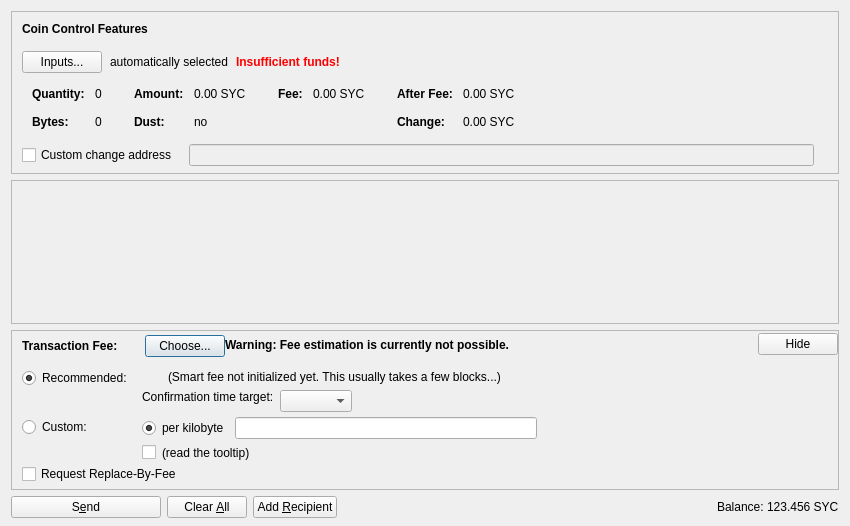
<?xml version="1.0" encoding="UTF-8"?>
<ui version="4.0">
 <class>SendCoinsDialog</class>
 <widget class="QDialog" name="SendCoinsDialog">
  <property name="geometry">
   <rect>
    <x>0</x>
    <y>0</y>
    <width>850</width>
    <height>526</height>
   </rect>
  </property>
  <property name="windowTitle">
   <string>Send Coins</string>
  </property>
  <layout class="QVBoxLayout" name="verticalLayout" stretch="0,1,0,0">
   <property name="bottomMargin">
    <number>8</number>
   </property>
   <item>
    <widget class="QFrame" name="frameCoinControl">
     <property name="sizePolicy">
      <sizepolicy hsizetype="Expanding" vsizetype="Expanding">
       <horstretch>0</horstretch>
       <verstretch>0</verstretch>
      </sizepolicy>
     </property>
     <property name="maximumSize">
      <size>
       <width>16777215</width>
       <height>16777215</height>
      </size>
     </property>
     <property name="frameShape">
      <enum>QFrame::StyledPanel</enum>
     </property>
     <property name="frameShadow">
      <enum>QFrame::Sunken</enum>
     </property>
     <layout class="QVBoxLayout" name="verticalLayoutCoinControl2">
      <property name="spacing">
       <number>0</number>
      </property>
      <property name="leftMargin">
       <number>0</number>
      </property>
      <property name="topMargin">
       <number>0</number>
      </property>
      <property name="rightMargin">
       <number>0</number>
      </property>
      <property name="bottomMargin">
       <number>6</number>
      </property>
      <item>
       <layout class="QVBoxLayout" name="verticalLayoutCoinControl" stretch="0,0,0,0,1">
        <property name="spacing">
         <number>0</number>
        </property>
        <property name="leftMargin">
         <number>10</number>
        </property>
        <property name="topMargin">
         <number>10</number>
        </property>
        <item>
         <layout class="QHBoxLayout" name="horizontalLayoutCoinControl1">
          <property name="bottomMargin">
           <number>15</number>
          </property>
          <item>
           <widget class="QLabel" name="labelCoinControlFeatures">
            <property name="sizePolicy">
             <sizepolicy hsizetype="Preferred" vsizetype="Maximum">
              <horstretch>0</horstretch>
              <verstretch>0</verstretch>
             </sizepolicy>
            </property>
            <property name="font">
             <font>
              <weight>75</weight>
              <bold>true</bold>
             </font>
            </property>
            <property name="styleSheet">
             <string notr="true">font-weight:bold;</string>
            </property>
            <property name="text">
             <string>Coin Control Features</string>
            </property>
           </widget>
          </item>
         </layout>
        </item>
        <item>
         <layout class="QHBoxLayout" name="horizontalLayoutCoinControl2" stretch="0,0,0,0">
          <property name="spacing">
           <number>8</number>
          </property>
          <property name="bottomMargin">
           <number>10</number>
          </property>
          <item>
           <widget class="QPushButton" name="pushButtonCoinControl">
            <property name="styleSheet">
             <string notr="true"/>
            </property>
            <property name="text">
             <string>Inputs...</string>
            </property>
            <property name="autoDefault">
             <bool>false</bool>
            </property>
           </widget>
          </item>
          <item>
           <widget class="QLabel" name="labelCoinControlAutomaticallySelected">
            <property name="text">
             <string>automatically selected</string>
            </property>
            <property name="margin">
             <number>5</number>
            </property>
           </widget>
          </item>
          <item>
           <widget class="QLabel" name="labelCoinControlInsuffFunds">
            <property name="font">
             <font>
              <weight>75</weight>
              <bold>true</bold>
             </font>
            </property>
            <property name="styleSheet">
             <string notr="true">color:red;font-weight:bold;</string>
            </property>
            <property name="text">
             <string>Insufficient funds!</string>
            </property>
            <property name="margin">
             <number>5</number>
            </property>
           </widget>
          </item>
          <item>
           <spacer name="horizontalSpacerCoinControl">
            <property name="orientation">
             <enum>Qt::Horizontal</enum>
            </property>
            <property name="sizeHint" stdset="0">
             <size>
              <width>40</width>
              <height>1</height>
             </size>
            </property>
           </spacer>
          </item>
         </layout>
        </item>
        <item>
         <widget class="QWidget" name="widgetCoinControl" native="true">
          <property name="sizePolicy">
           <sizepolicy hsizetype="Preferred" vsizetype="Preferred">
            <horstretch>0</horstretch>
            <verstretch>0</verstretch>
           </sizepolicy>
          </property>
          <property name="minimumSize">
           <size>
            <width>0</width>
            <height>0</height>
           </size>
          </property>
          <property name="styleSheet">
           <string notr="true"/>
          </property>
          <layout class="QHBoxLayout" name="horizontalLayoutCoinControl5">
           <property name="leftMargin">
            <number>0</number>
           </property>
           <property name="topMargin">
            <number>0</number>
           </property>
           <property name="rightMargin">
            <number>0</number>
           </property>
           <property name="bottomMargin">
            <number>0</number>
           </property>
           <item>
            <layout class="QHBoxLayout" name="horizontalLayoutCoinControl3" stretch="0,0,0,1">
             <property name="spacing">
              <number>20</number>
             </property>
             <property name="topMargin">
              <number>0</number>
             </property>
             <property name="bottomMargin">
              <number>10</number>
             </property>
             <item>
              <layout class="QFormLayout" name="formLayoutCoinControl1">
               <property name="horizontalSpacing">
                <number>10</number>
               </property>
               <property name="verticalSpacing">
                <number>14</number>
               </property>
               <property name="leftMargin">
                <number>10</number>
               </property>
               <property name="topMargin">
                <number>4</number>
               </property>
               <property name="rightMargin">
                <number>6</number>
               </property>
               <item row="0" column="0">
                <widget class="QLabel" name="labelCoinControlQuantityText">
                 <property name="font">
                  <font>
                   <weight>75</weight>
                   <bold>true</bold>
                  </font>
                 </property>
                 <property name="text">
                  <string>Quantity:</string>
                 </property>
                 <property name="margin">
                  <number>0</number>
                 </property>
                </widget>
               </item>
               <item row="0" column="1">
                <widget class="QLabel" name="labelCoinControlQuantity">
                 <property name="cursor">
                  <cursorShape>IBeamCursor</cursorShape>
                 </property>
                 <property name="contextMenuPolicy">
                  <enum>Qt::ActionsContextMenu</enum>
                 </property>
                 <property name="text">
                  <string notr="true">0</string>
                 </property>
                 <property name="margin">
                  <number>0</number>
                 </property>
                 <property name="textInteractionFlags">
                  <set>Qt::LinksAccessibleByMouse|Qt::TextSelectableByKeyboard|Qt::TextSelectableByMouse</set>
                 </property>
                </widget>
               </item>
               <item row="1" column="0">
                <widget class="QLabel" name="labelCoinControlBytesText">
                 <property name="font">
                  <font>
                   <weight>75</weight>
                   <bold>true</bold>
                  </font>
                 </property>
                 <property name="text">
                  <string>Bytes:</string>
                 </property>
                </widget>
               </item>
               <item row="1" column="1">
                <widget class="QLabel" name="labelCoinControlBytes">
                 <property name="cursor">
                  <cursorShape>IBeamCursor</cursorShape>
                 </property>
                 <property name="contextMenuPolicy">
                  <enum>Qt::ActionsContextMenu</enum>
                 </property>
                 <property name="text">
                  <string notr="true">0</string>
                 </property>
                 <property name="textInteractionFlags">
                  <set>Qt::LinksAccessibleByMouse|Qt::TextSelectableByKeyboard|Qt::TextSelectableByMouse</set>
                 </property>
                </widget>
               </item>
              </layout>
             </item>
             <item>
              <layout class="QFormLayout" name="formLayoutCoinControl2">
               <property name="horizontalSpacing">
                <number>10</number>
               </property>
               <property name="verticalSpacing">
                <number>14</number>
               </property>
               <property name="leftMargin">
                <number>6</number>
               </property>
               <property name="topMargin">
                <number>4</number>
               </property>
               <property name="rightMargin">
                <number>6</number>
               </property>
               <item row="0" column="0">
                <widget class="QLabel" name="labelCoinControlAmountText">
                 <property name="font">
                  <font>
                   <weight>75</weight>
                   <bold>true</bold>
                  </font>
                 </property>
                 <property name="text">
                  <string>Amount:</string>
                 </property>
                 <property name="margin">
                  <number>0</number>
                 </property>
                </widget>
               </item>
               <item row="0" column="1">
                <widget class="QLabel" name="labelCoinControlAmount">
                 <property name="cursor">
                  <cursorShape>IBeamCursor</cursorShape>
                 </property>
                 <property name="contextMenuPolicy">
                  <enum>Qt::ActionsContextMenu</enum>
                 </property>
                 <property name="text">
                  <string notr="true">0.00 SYC</string>
                 </property>
                 <property name="textInteractionFlags">
                  <set>Qt::LinksAccessibleByMouse|Qt::TextSelectableByKeyboard|Qt::TextSelectableByMouse</set>
                 </property>
                </widget>
               </item>
               <item row="1" column="0">
                <widget class="QLabel" name="labelCoinControlLowOutputText">
                 <property name="font">
                  <font>
                   <weight>75</weight>
                   <bold>true</bold>
                  </font>
                 </property>
                 <property name="text">
                  <string>Dust:</string>
                 </property>
                </widget>
               </item>
               <item row="1" column="1">
                <widget class="QLabel" name="labelCoinControlLowOutput">
                 <property name="cursor">
                  <cursorShape>IBeamCursor</cursorShape>
                 </property>
                 <property name="contextMenuPolicy">
                  <enum>Qt::ActionsContextMenu</enum>
                 </property>
                 <property name="text">
                  <string notr="true">no</string>
                 </property>
                 <property name="textInteractionFlags">
                  <set>Qt::LinksAccessibleByMouse|Qt::TextSelectableByKeyboard|Qt::TextSelectableByMouse</set>
                 </property>
                </widget>
               </item>
              </layout>
             </item>
             <item>
              <layout class="QFormLayout" name="formLayoutCoinControl3">
               <property name="horizontalSpacing">
                <number>10</number>
               </property>
               <property name="verticalSpacing">
                <number>14</number>
               </property>
               <property name="leftMargin">
                <number>6</number>
               </property>
               <property name="topMargin">
                <number>4</number>
               </property>
               <property name="rightMargin">
                <number>6</number>
               </property>
               <item row="0" column="0">
                <widget class="QLabel" name="labelCoinControlFeeText">
                 <property name="font">
                  <font>
                   <weight>75</weight>
                   <bold>true</bold>
                  </font>
                 </property>
                 <property name="text">
                  <string>Fee:</string>
                 </property>
                 <property name="margin">
                  <number>0</number>
                 </property>
                </widget>
               </item>
               <item row="0" column="1">
                <widget class="QLabel" name="labelCoinControlFee">
                 <property name="cursor">
                  <cursorShape>IBeamCursor</cursorShape>
                 </property>
                 <property name="contextMenuPolicy">
                  <enum>Qt::ActionsContextMenu</enum>
                 </property>
                 <property name="text">
                  <string notr="true">0.00 SYC</string>
                 </property>
                 <property name="textInteractionFlags">
                  <set>Qt::LinksAccessibleByMouse|Qt::TextSelectableByKeyboard|Qt::TextSelectableByMouse</set>
                 </property>
                </widget>
               </item>
              </layout>
             </item>
             <item>
              <layout class="QFormLayout" name="formLayoutCoinControl4">
               <property name="horizontalSpacing">
                <number>10</number>
               </property>
               <property name="verticalSpacing">
                <number>14</number>
               </property>
               <property name="leftMargin">
                <number>6</number>
               </property>
               <property name="topMargin">
                <number>4</number>
               </property>
               <property name="rightMargin">
                <number>6</number>
               </property>
               <item row="0" column="0">
                <widget class="QLabel" name="labelCoinControlAfterFeeText">
                 <property name="font">
                  <font>
                   <weight>75</weight>
                   <bold>true</bold>
                  </font>
                 </property>
                 <property name="text">
                  <string>After Fee:</string>
                 </property>
                 <property name="margin">
                  <number>0</number>
                 </property>
                </widget>
               </item>
               <item row="0" column="1">
                <widget class="QLabel" name="labelCoinControlAfterFee">
                 <property name="cursor">
                  <cursorShape>IBeamCursor</cursorShape>
                 </property>
                 <property name="contextMenuPolicy">
                  <enum>Qt::ActionsContextMenu</enum>
                 </property>
                 <property name="text">
                  <string notr="true">0.00 SYC</string>
                 </property>
                 <property name="textInteractionFlags">
                  <set>Qt::LinksAccessibleByMouse|Qt::TextSelectableByKeyboard|Qt::TextSelectableByMouse</set>
                 </property>
                </widget>
               </item>
               <item row="1" column="0">
                <widget class="QLabel" name="labelCoinControlChangeText">
                 <property name="font">
                  <font>
                   <weight>75</weight>
                   <bold>true</bold>
                  </font>
                 </property>
                 <property name="text">
                  <string>Change:</string>
                 </property>
                </widget>
               </item>
               <item row="1" column="1">
                <widget class="QLabel" name="labelCoinControlChange">
                 <property name="cursor">
                  <cursorShape>IBeamCursor</cursorShape>
                 </property>
                 <property name="contextMenuPolicy">
                  <enum>Qt::ActionsContextMenu</enum>
                 </property>
                 <property name="text">
                  <string notr="true">0.00 SYC</string>
                 </property>
                 <property name="textInteractionFlags">
                  <set>Qt::LinksAccessibleByMouse|Qt::TextSelectableByKeyboard|Qt::TextSelectableByMouse</set>
                 </property>
                </widget>
               </item>
              </layout>
             </item>
            </layout>
           </item>
          </layout>
         </widget>
        </item>
        <item>
         <layout class="QHBoxLayout" name="horizontalLayoutCoinControl4" stretch="0,0,0">
          <property name="spacing">
           <number>12</number>
          </property>
          <property name="sizeConstraint">
           <enum>QLayout::SetDefaultConstraint</enum>
          </property>
          <property name="topMargin">
           <number>5</number>
          </property>
          <property name="rightMargin">
           <number>5</number>
          </property>
          <item>
           <widget class="QCheckBox" name="checkBoxCoinControlChange">
            <property name="toolTip">
             <string>If this is activated, but the change address is empty or invalid, change will be sent to a newly generated address.</string>
            </property>
            <property name="text">
             <string>Custom change address</string>
            </property>
           </widget>
          </item>
          <item>
           <widget class="QValidatedLineEdit" name="lineEditCoinControlChange">
            <property name="enabled">
             <bool>false</bool>
            </property>
            <property name="sizePolicy">
             <sizepolicy hsizetype="Expanding" vsizetype="Fixed">
              <horstretch>0</horstretch>
              <verstretch>0</verstretch>
             </sizepolicy>
            </property>
           </widget>
          </item>
          <item>
           <widget class="QLabel" name="labelCoinControlChangeLabel">
            <property name="sizePolicy">
             <sizepolicy hsizetype="Preferred" vsizetype="Expanding">
              <horstretch>0</horstretch>
              <verstretch>0</verstretch>
             </sizepolicy>
            </property>
            <property name="minimumSize">
             <size>
              <width>0</width>
              <height>0</height>
             </size>
            </property>
            <property name="text">
             <string/>
            </property>
            <property name="margin">
             <number>3</number>
            </property>
           </widget>
          </item>
         </layout>
        </item>
        <item>
         <spacer name="verticalSpacerCoinControl">
          <property name="orientation">
           <enum>Qt::Vertical</enum>
          </property>
          <property name="sizeHint" stdset="0">
           <size>
            <width>800</width>
            <height>1</height>
           </size>
          </property>
         </spacer>
        </item>
       </layout>
      </item>
     </layout>
    </widget>
   </item>
   <item>
    <widget class="QScrollArea" name="scrollArea">
     <property name="widgetResizable">
      <bool>true</bool>
     </property>
     <widget class="QWidget" name="scrollAreaWidgetContents">
      <property name="geometry">
       <rect>
        <x>0</x>
        <y>0</y>
        <width>830</width>
        <height>104</height>
       </rect>
      </property>
      <layout class="QVBoxLayout" name="verticalLayout_2" stretch="0,1">
       <property name="leftMargin">
        <number>0</number>
       </property>
       <property name="topMargin">
        <number>0</number>
       </property>
       <property name="rightMargin">
        <number>0</number>
       </property>
       <property name="bottomMargin">
        <number>0</number>
       </property>
       <item>
        <layout class="QVBoxLayout" name="entries">
         <property name="spacing">
          <number>6</number>
         </property>
        </layout>
       </item>
       <item>
        <spacer name="verticalSpacer">
         <property name="orientation">
          <enum>Qt::Vertical</enum>
         </property>
         <property name="sizeHint" stdset="0">
          <size>
           <width>20</width>
           <height>40</height>
          </size>
         </property>
        </spacer>
       </item>
      </layout>
     </widget>
    </widget>
   </item>
   <item>
    <widget class="QFrame" name="frameFee">
     <property name="sizePolicy">
      <sizepolicy hsizetype="Expanding" vsizetype="Expanding">
       <horstretch>0</horstretch>
       <verstretch>0</verstretch>
      </sizepolicy>
     </property>
     <property name="maximumSize">
      <size>
       <width>16777215</width>
       <height>16777215</height>
      </size>
     </property>
     <property name="frameShape">
      <enum>QFrame::StyledPanel</enum>
     </property>
     <property name="frameShadow">
      <enum>QFrame::Sunken</enum>
     </property>
     <layout class="QVBoxLayout" name="verticalLayoutFee1">
      <property name="spacing">
       <number>0</number>
      </property>
      <property name="leftMargin">
       <number>0</number>
      </property>
      <property name="topMargin">
       <number>0</number>
      </property>
      <property name="rightMargin">
       <number>0</number>
      </property>
      <property name="bottomMargin">
       <number>0</number>
      </property>
      <item>
       <layout class="QVBoxLayout" name="verticalLayoutFee2" stretch="0,0,0">
        <property name="spacing">
         <number>0</number>
        </property>
        <property name="leftMargin">
         <number>10</number>
        </property>
        <property name="topMargin">
         <number>0</number>
        </property>
        <item>
         <layout class="QHBoxLayout" name="horizontalLayoutFee1">
          <property name="bottomMargin">
           <number>0</number>
          </property>
          <item>
           <layout class="QVBoxLayout" name="verticalLayoutFee7">
            <property name="spacing">
             <number>0</number>
            </property>
            <item>
             <spacer name="verticalSpacerSmartFee">
              <property name="orientation">
               <enum>Qt::Vertical</enum>
              </property>
              <property name="sizeType">
               <enum>QSizePolicy::Fixed</enum>
              </property>
              <property name="sizeHint" stdset="0">
               <size>
                <width>1</width>
                <height>4</height>
               </size>
              </property>
             </spacer>
            </item>
            <item>
             <layout class="QHBoxLayout" name="horizontalLayoutSmartFee">
              <property name="spacing">
               <number>10</number>
              </property>
              <item>
               <widget class="QLabel" name="labelFeeHeadline">
                <property name="sizePolicy">
                 <sizepolicy hsizetype="Preferred" vsizetype="Maximum">
                  <horstretch>0</horstretch>
                  <verstretch>0</verstretch>
                 </sizepolicy>
                </property>
                <property name="font">
                 <font>
                  <weight>75</weight>
                  <bold>true</bold>
                 </font>
                </property>
                <property name="styleSheet">
                 <string notr="true">font-weight:bold;</string>
                </property>
                <property name="text">
                 <string>Transaction Fee:</string>
                </property>
               </widget>
              </item>
              <item>
               <widget class="QLabel" name="labelFeeMinimized">
                <property name="text">
                 <string/>
                </property>
               </widget>
              </item>
              <item>
               <widget class="QPushButton" name="buttonChooseFee">
                <property name="text">
                 <string>Choose...</string>
                </property>
               </widget>
              </item>
             </layout>
            </item>
            <item>
             <spacer name="verticalSpacer_5">
              <property name="orientation">
               <enum>Qt::Vertical</enum>
              </property>
              <property name="sizeHint" stdset="0">
               <size>
                <width>1</width>
                <height>1</height>
               </size>
              </property>
             </spacer>
            </item>
           </layout>
          </item>
          <item>
           <widget class="QLabel" name="fallbackFeeWarningLabel">
            <property name="toolTip">
             <string>Using the fallbackfee can result in sending a transaction that will take several hours or days (or never) to confirm. Consider choosing your fee manually or wait until you have validated the complete chain.</string>
            </property>
            <property name="font">
            <font>
                <weight>75</weight>
                <bold>true</bold>
            </font>
            </property>
            <property name="text">
             <string>Warning: Fee estimation is currently not possible.</string>
            </property>
            <property name="wordWrap">
             <bool>false</bool>
            </property>
           </widget>
          </item>
          <item>
           <spacer name="horizontalSpacer_4">
            <property name="orientation">
             <enum>Qt::Horizontal</enum>
            </property>
            <property name="sizeType">
             <enum>QSizePolicy::MinimumExpanding</enum>
            </property>
            <property name="sizeHint" stdset="0">
             <size>
              <width>40</width>
              <height>20</height>
             </size>
            </property>
           </spacer>
          </item>
          <item>
           <widget class="QPushButton" name="buttonMinimizeFee">
            <property name="toolTip">
             <string>collapse fee-settings</string>
            </property>
            <property name="text">
             <string>Hide</string>
            </property>
           </widget>
          </item>
         </layout>
        </item>
        <item>
         <widget class="QFrame" name="frameFeeSelection">
          <layout class="QVBoxLayout" name="verticalLayoutFee12">
           <property name="spacing">
            <number>0</number>
           </property>
           <property name="leftMargin">
            <number>0</number>
           </property>
           <property name="topMargin">
            <number>0</number>
           </property>
           <property name="rightMargin">
            <number>0</number>
           </property>
           <property name="bottomMargin">
            <number>0</number>
           </property>
           <item>
            <layout class="QGridLayout" name="gridLayoutFee">
             <property name="topMargin">
              <number>10</number>
             </property>
             <property name="bottomMargin">
              <number>4</number>
             </property>
             <property name="horizontalSpacing">
              <number>10</number>
             </property>
             <property name="verticalSpacing">
              <number>4</number>
             </property>
             <item row="1" column="1">
              <layout class="QVBoxLayout" name="verticalLayoutFee8">
               <property name="spacing">
                <number>6</number>
               </property>
               <item>
                <layout class="QHBoxLayout" name="horizontalLayoutFee13">
                 <item>
                  <widget class="QRadioButton" name="radioCustomPerKilobyte">
                   <property name="toolTip">
                    <string>If the custom fee is set to 1000 satoshis and the transaction is only 250 bytes, then &quot;per kilobyte&quot; only pays 250 satoshis in fee, while &quot;total at least&quot; pays 1000 satoshis. For transactions bigger than a kilobyte both pay by kilobyte.</string>
                   </property>
                   <property name="text">
                    <string>per kilobyte</string>
                   </property>
                   <property name="checked">
                    <bool>true</bool>
                   </property>
                   <attribute name="buttonGroup">
                    <string notr="true">groupCustomFee</string>
                   </attribute>
                  </widget>
                 </item>
                 <item>
                  <widget class="BitcoinAmountField" name="customFee"/>
                 </item>
                 <item>
                  <spacer name="horizontalSpacer_6">
                   <property name="orientation">
                    <enum>Qt::Horizontal</enum>
                   </property>
                   <property name="sizeHint" stdset="0">
                    <size>
                     <width>1</width>
                     <height>1</height>
                    </size>
                   </property>
                  </spacer>
                 </item>
                </layout>
               </item>
               <item>
                <layout class="QHBoxLayout" name="horizontalLayoutFee8">
                 <item>
                  <widget class="QCheckBox" name="checkBoxMinimumFee">
                   <property name="toolTip">
                    <string>Paying only the minimum fee is just fine as long as there is less transaction volume than space in the blocks. But be aware that this can end up in a never confirming transaction once there is more demand for syncoin transactions than the network can process.</string>
                   </property>
                   <property name="text">
                    <string/>
                   </property>
                  </widget>
                 </item>
                 <item>
                  <widget class="QLabel" name="labelMinFeeWarning">
                   <property name="enabled">
                    <bool>true</bool>
                   </property>
                   <property name="toolTip">
                    <string>Paying only the minimum fee is just fine as long as there is less transaction volume than space in the blocks. But be aware that this can end up in a never confirming transaction once there is more demand for syncoin transactions than the network can process.</string>
                   </property>
                   <property name="text">
                    <string>(read the tooltip)</string>
                   </property>
                   <property name="margin">
                    <number>5</number>
                   </property>
                  </widget>
                 </item>
                 <item>
                  <spacer name="horizontalSpacer_2">
                   <property name="orientation">
                    <enum>Qt::Horizontal</enum>
                   </property>
                   <property name="sizeHint" stdset="0">
                    <size>
                     <width>1</width>
                     <height>1</height>
                    </size>
                   </property>
                  </spacer>
                 </item>
                </layout>
               </item>
              </layout>
             </item>
             <item row="0" column="0">
              <layout class="QVBoxLayout" name="verticalLayoutFee4" stretch="0,1">
               <item>
                <widget class="QRadioButton" name="radioSmartFee">
                 <property name="text">
                  <string>Recommended:</string>
                 </property>
                 <property name="checked">
                  <bool>true</bool>
                 </property>
                 <attribute name="buttonGroup">
                  <string notr="true">groupFee</string>
                 </attribute>
                </widget>
               </item>
               <item>
                <spacer name="verticalSpacer_2">
                 <property name="orientation">
                  <enum>Qt::Vertical</enum>
                 </property>
                 <property name="sizeHint" stdset="0">
                  <size>
                   <width>1</width>
                   <height>1</height>
                  </size>
                 </property>
                </spacer>
               </item>
              </layout>
             </item>
             <item row="1" column="0">
              <layout class="QVBoxLayout" name="verticalLayoutFee9" stretch="0,1">
               <item>
                <widget class="QRadioButton" name="radioCustomFee">
                 <property name="text">
                  <string>Custom:</string>
                 </property>
                 <attribute name="buttonGroup">
                  <string notr="true">groupFee</string>
                 </attribute>
                </widget>
               </item>
               <item>
                <spacer name="verticalSpacer_6">
                 <property name="orientation">
                  <enum>Qt::Vertical</enum>
                 </property>
                 <property name="sizeHint" stdset="0">
                  <size>
                   <width>1</width>
                   <height>1</height>
                  </size>
                 </property>
                </spacer>
               </item>
              </layout>
             </item>
             <item row="0" column="1">
              <layout class="QVBoxLayout" name="verticalLayoutFee3" stretch="0,0,1">
               <property name="spacing">
                <number>6</number>
               </property>
               <property name="topMargin">
                <number>2</number>
               </property>
               <item>
                <layout class="QHBoxLayout" name="horizontalLayoutFee12">
                 <item>
                  <widget class="QLabel" name="labelSmartFee">
                   <property name="text">
                    <string/>
                   </property>
                   <property name="margin">
                    <number>2</number>
                   </property>
                  </widget>
                 </item>
                 <item>
                  <widget class="QLabel" name="labelFeeEstimation">
                   <property name="text">
                    <string/>
                   </property>
                  </widget>
                 </item>
                 <item>
                  <widget class="QLabel" name="labelSmartFee2">
                   <property name="text">
                    <string>(Smart fee not initialized yet. This usually takes a few blocks...)</string>
                   </property>
                   <property name="margin">
                    <number>2</number>
                   </property>
                  </widget>
                 </item>
                 <item>
                  <spacer name="horizontalSpacer_5">
                   <property name="orientation">
                    <enum>Qt::Horizontal</enum>
                   </property>
                   <property name="sizeHint" stdset="0">
                    <size>
                     <width>1</width>
                     <height>1</height>
                    </size>
                   </property>
                  </spacer>
                 </item>
                </layout>
               </item>
               <item>
                <layout class="QHBoxLayout" name="horizontalLayoutFee9">
                 <item>
                  <layout class="QVBoxLayout" name="verticalLayoutFee6">
                   <item>
                    <widget class="QLabel" name="labelSmartFee3">
                     <property name="text">
                      <string>Confirmation time target:</string>
                     </property>
                     <property name="margin">
                      <number>2</number>
                     </property>
                    </widget>
                   </item>
                   <item>
                    <spacer name="verticalSpacer_3">
                     <property name="orientation">
                      <enum>Qt::Vertical</enum>
                     </property>
                     <property name="sizeHint" stdset="0">
                      <size>
                       <width>1</width>
                       <height>1</height>
                      </size>
                     </property>
                    </spacer>
                   </item>
                  </layout>
                 </item>
                 <item>
                  <layout class="QVBoxLayout" name="verticalLayoutFee5">
                   <property name="rightMargin">
                    <number>30</number>
                   </property>
                   <item>
                    <layout class="QHBoxLayout" name="horizontalLayoutConfTarget">
                     <property name="bottomMargin">
                      <number>0</number>
                     </property>
                     <item>
                      <widget class="QComboBox" name="confTargetSelector"/>
                     </item>
                     <item>
                      <spacer name="horizontalSpacerConfTarget">
                       <property name="orientation">
                        <enum>Qt::Horizontal</enum>
                       </property>
                       <property name="sizeHint" stdset="0">
                        <size>
                         <width>40</width>
                         <height>20</height>
                        </size>
                       </property>
                      </spacer>
                     </item>
                    </layout>
                   </item>
                  </layout>
                 </item>
                </layout>
               </item>
               <item>
                <spacer name="verticalSpacer_4">
                 <property name="orientation">
                  <enum>Qt::Vertical</enum>
                 </property>
                 <property name="sizeHint" stdset="0">
                  <size>
                   <width>1</width>
                   <height>1</height>
                  </size>
                 </property>
                </spacer>
               </item>
              </layout>
             </item>
            </layout>
           </item>
           <item>
            <widget class="QCheckBox" name="optInRBF">
             <property name="text">
              <string>Request Replace-By-Fee</string>
             </property>
             <property name="toolTip">
              <string>Indicates that the sender may wish to replace this transaction with a new one paying higher fees (prior to being confirmed).</string>
             </property>
            </widget>
           </item>
          </layout>
         </widget>
        </item>
        <item>
         <spacer name="verticalSpacerFee">
          <property name="orientation">
           <enum>Qt::Vertical</enum>
          </property>
          <property name="sizeHint" stdset="0">
           <size>
            <width>40</width>
            <height>5</height>
           </size>
          </property>
         </spacer>
        </item>
       </layout>
      </item>
     </layout>
    </widget>
   </item>
   <item>
    <layout class="QHBoxLayout" name="horizontalLayout">
     <item>
      <widget class="QPushButton" name="sendButton">
       <property name="minimumSize">
        <size>
         <width>150</width>
         <height>0</height>
        </size>
       </property>
       <property name="toolTip">
        <string>Confirm the send action</string>
       </property>
       <property name="text">
        <string>S&amp;end</string>
       </property>
       <property name="icon">
        <iconset resource="../bitcoin.qrc">
         <normaloff>:/icons/send</normaloff>:/icons/send</iconset>
       </property>
       <property name="autoDefault">
        <bool>false</bool>
       </property>
       <property name="default">
        <bool>false</bool>
       </property>
      </widget>
     </item>
     <item>
      <widget class="QPushButton" name="clearButton">
       <property name="sizePolicy">
        <sizepolicy hsizetype="Minimum" vsizetype="Fixed">
         <horstretch>0</horstretch>
         <verstretch>0</verstretch>
        </sizepolicy>
       </property>
       <property name="toolTip">
        <string>Clear all fields of the form.</string>
       </property>
       <property name="text">
        <string>Clear &amp;All</string>
       </property>
       <property name="icon">
        <iconset resource="../bitcoin.qrc">
         <normaloff>:/icons/remove</normaloff>:/icons/remove</iconset>
       </property>
       <property name="autoDefault">
        <bool>false</bool>
       </property>
      </widget>
     </item>
     <item>
      <widget class="QPushButton" name="addButton">
       <property name="toolTip">
        <string>Send to multiple recipients at once</string>
       </property>
       <property name="text">
        <string>Add &amp;Recipient</string>
       </property>
       <property name="icon">
        <iconset resource="../bitcoin.qrc">
         <normaloff>:/icons/add</normaloff>:/icons/add</iconset>
       </property>
       <property name="autoDefault">
        <bool>false</bool>
       </property>
      </widget>
     </item>
     <item>
      <spacer name="horizontalSpacer">
       <property name="orientation">
        <enum>Qt::Horizontal</enum>
       </property>
       <property name="sizeHint" stdset="0">
        <size>
         <width>40</width>
         <height>20</height>
        </size>
       </property>
      </spacer>
     </item>
     <item>
      <layout class="QHBoxLayout" name="horizontalLayout_2">
       <property name="spacing">
        <number>3</number>
       </property>
       <item>
        <widget class="QLabel" name="label">
         <property name="sizePolicy">
          <sizepolicy hsizetype="Preferred" vsizetype="Fixed">
           <horstretch>0</horstretch>
           <verstretch>0</verstretch>
          </sizepolicy>
         </property>
         <property name="text">
          <string>Balance:</string>
         </property>
        </widget>
       </item>
       <item>
        <widget class="QLabel" name="labelBalance">
         <property name="sizePolicy">
          <sizepolicy hsizetype="Preferred" vsizetype="Fixed">
           <horstretch>0</horstretch>
           <verstretch>0</verstretch>
          </sizepolicy>
         </property>
         <property name="cursor">
          <cursorShape>IBeamCursor</cursorShape>
         </property>
         <property name="text">
          <string notr="true">123.456 SYC</string>
         </property>
         <property name="textInteractionFlags">
          <set>Qt::LinksAccessibleByMouse|Qt::TextSelectableByKeyboard|Qt::TextSelectableByMouse</set>
         </property>
        </widget>
       </item>
      </layout>
     </item>
    </layout>
   </item>
  </layout>
 </widget>
 <customwidgets>
  <customwidget>
   <class>QValidatedLineEdit</class>
   <extends>QLineEdit</extends>
   <header>qvalidatedlineedit.h</header>
  </customwidget>
  <customwidget>
   <class>BitcoinAmountField</class>
   <extends>QLineEdit</extends>
   <header>bitcoinamountfield.h</header>
   <container>1</container>
  </customwidget>
 </customwidgets>
 <resources>
  <include location="../bitcoin.qrc"/>
 </resources>
 <connections/>
 <buttongroups>
  <buttongroup name="groupFee"/>
  <buttongroup name="groupCustomFee"/>
 </buttongroups>
</ui>
